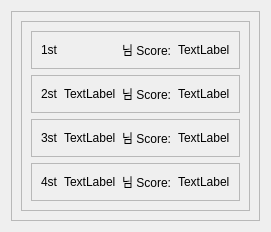
                   <widget class="QWidget" name="rank_page">
                    <layout class="QGridLayout" name="gridLayout_5">
                     <item row="0" column="0">
                      <widget class="QFrame" name="frame_9">
                       <property name="frameShape">
                        <enum>QFrame::StyledPanel</enum>
                       </property>
                       <property name="frameShadow">
                        <enum>QFrame::Raised</enum>
                       </property>
                       <layout class="QGridLayout" name="gridLayout_6">
                        <item row="0" column="0">
                         <widget class="QFrame" name="frame_10">
                          <property name="frameShape">
                           <enum>QFrame::StyledPanel</enum>
                          </property>
                          <property name="frameShadow">
                           <enum>QFrame::Raised</enum>
                          </property>
                          <layout class="QVBoxLayout" name="verticalLayout_4">
                           <item>
                            <widget class="QFrame" name="frame_11">
                             <property name="frameShape">
                              <enum>QFrame::StyledPanel</enum>
                             </property>
                             <property name="frameShadow">
                              <enum>QFrame::Raised</enum>
                             </property>
                             <layout class="QHBoxLayout" name="horizontalLayout_5">
                              <item>
                               <widget class="QLabel" name="label_3">
                                <property name="text">
                                 <string>1st</string>
                                </property>
                               </widget>
                              </item>
                              <item>
                               <widget class="QLabel" name="label_4">
                                <property name="text">
                                 <string/>
                                </property>
                               </widget>
                              </item>
                              <item>
                               <widget class="QLabel" name="label_5">
                                <property name="text">
                                 <string>님 Score:</string>
                                </property>
                               </widget>
                              </item>
                              <item>
                               <widget class="QLabel" name="label_6">
                                <property name="text">
                                 <string>TextLabel</string>
                                </property>
                               </widget>
                              </item>
                             </layout>
                            </widget>
                           </item>
                           <item>
                            <widget class="QFrame" name="frame_12">
                             <property name="frameShape">
                              <enum>QFrame::StyledPanel</enum>
                             </property>
                             <property name="frameShadow">
                              <enum>QFrame::Raised</enum>
                             </property>
                             <layout class="QHBoxLayout" name="horizontalLayout_6">
                              <item>
                               <widget class="QLabel" name="label_7">
                                <property name="text">
                                 <string>2st</string>
                                </property>
                               </widget>
                              </item>
                              <item>
                               <widget class="QLabel" name="label_8">
                                <property name="text">
                                 <string>TextLabel</string>
                                </property>
                               </widget>
                              </item>
                              <item>
                               <widget class="QLabel" name="label_9">
                                <property name="text">
                                 <string>님 Score:</string>
                                </property>
                               </widget>
                              </item>
                              <item>
                               <widget class="QLabel" name="label_10">
                                <property name="text">
                                 <string>TextLabel</string>
                                </property>
                               </widget>
                              </item>
                             </layout>
                            </widget>
                           </item>
                           <item>
                            <widget class="QFrame" name="frame_13">
                             <property name="frameShape">
                              <enum>QFrame::StyledPanel</enum>
                             </property>
                             <property name="frameShadow">
                              <enum>QFrame::Raised</enum>
                             </property>
                             <layout class="QHBoxLayout" name="horizontalLayout_7">
                              <item>
                               <widget class="QLabel" name="label_11">
                                <property name="text">
                                 <string>3st</string>
                                </property>
                               </widget>
                              </item>
                              <item>
                               <widget class="QLabel" name="label_12">
                                <property name="text">
                                 <string>TextLabel</string>
                                </property>
                               </widget>
                              </item>
                              <item>
                               <widget class="QLabel" name="label_13">
                                <property name="text">
                                 <string>님 Score:</string>
                                </property>
                               </widget>
                              </item>
                              <item>
                               <widget class="QLabel" name="label_14">
                                <property name="text">
                                 <string>TextLabel</string>
                                </property>
                               </widget>
                              </item>
                             </layout>
                            </widget>
                           </item>
                           <item>
                            <widget class="QFrame" name="frame_14">
                             <property name="frameShape">
                              <enum>QFrame::StyledPanel</enum>
                             </property>
                             <property name="frameShadow">
                              <enum>QFrame::Raised</enum>
                             </property>
                             <layout class="QHBoxLayout" name="horizontalLayout_8">
                              <item>
                               <widget class="QLabel" name="label_15">
                                <property name="text">
                                 <string>4st</string>
                                </property>
                               </widget>
                              </item>
                              <item>
                               <widget class="QLabel" name="label_16">
                                <property name="text">
                                 <string>TextLabel</string>
                                </property>
                               </widget>
                              </item>
                              <item>
                               <widget class="QLabel" name="label_17">
                                <property name="text">
                                 <string>님 Score:</string>
                                </property>
                               </widget>
                              </item>
                              <item>
                               <widget class="QLabel" name="label_18">
                                <property name="text">
                                 <string>TextLabel</string>
                                </property>
                               </widget>
                              </item>
                             </layout>
                            </widget>
                           </item>
                          </layout>
                         </widget>
                        </item>
                       </layout>
                      </widget>
                     </item>
                    </layout>
                   </widget>
